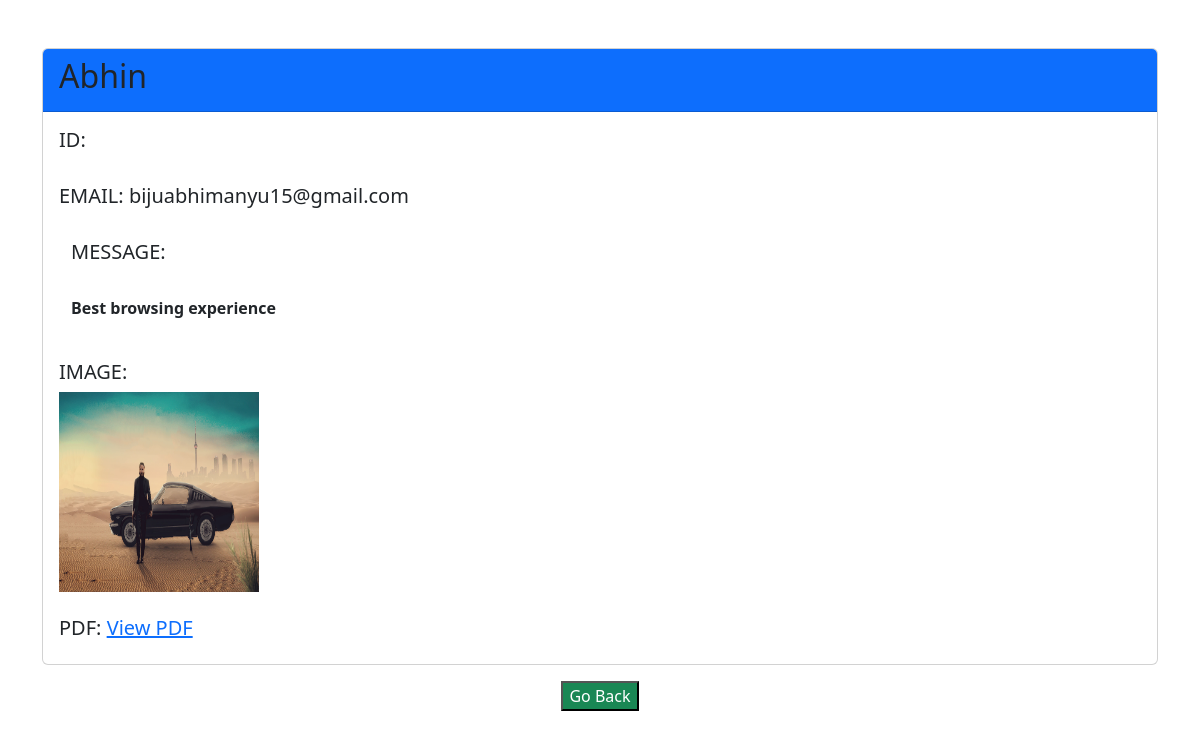
Page /view/44/ on the committed database.
### contact_app/models.py (models this page shows, shortened)
class Contact(models.Model):
    name = models.CharField(max_length=100)
    email = models.EmailField()
    message = models.TextField(max_length=500)
    timestamp = models.DateTimeField(auto_now_add=True)
    image = models.ImageField(upload_to='media/images/', blank=True, null=True)
    pdf = models.FileField(upload_to='media/pdfs/', blank=True, null=True)

### contact_app/views.py (the view)
# urls.py: path('view/<int:id>/',views.views_page,name='view')
def views_page(request,id):
   coustomer = get_object_or_404(Contact, pk=id)  # Fetch student details
   return render(request, 'view.html', {'coustomer': coustomer})

### contact_app/Templates/view.html (shortened to what this page needs)
<!DOCTYPE html>
<html lang="en">
<head>
    <link href="https://cdn.jsdelivr.net/npm/bootstrap@5.3.0/dist/css/bootstrap.min.css" rel="stylesheet">
</head>
<body>
    <div class="container mt-auto mb-auto">
        <div class="card text-bg-white mb-3 mt-5 fw-bold text-dark" style="max-width: 81rem;">
            <div class="card-header bg-primary"><h2>{{ coustomer.name }}</h2></div>
            <div class="card-body">
              <h5 class="card-title">ID: {{ student.id }}</h5><br>
              <h5 class="card-title">EMAIL: {{ coustomer.email }}</h5><br>
              <div class="container">
                <h5 class="text-dark">MESSAGE:</h5><br>
              <p class="text-dark">{{coustomer.message}}</p>
            </div>
              <div class="box-img"><br>
                <h5>IMAGE:</h5>
                <img src="{{coustomer.image.url}}" alt="" style="width: 200px; height: 200px;">
            </div><br>
            <h5 class="card-title">PDF:
                <a href="{{ coustomer.pdf.url }}" target="_blank">View PDF</a>
              </h5>
            </div>
        </div>
    <div class="text-center">
        <button class="bg-success"><a class="nav-link text-white" href="{% url 'list' %}">Go Back</a></button>
    </div>
</body>
</html>

### rows in the picture
Contact: name "Abhin", email "bijuabhimanyu15@gmail.com", message "Best browsing experience", image (picture)
